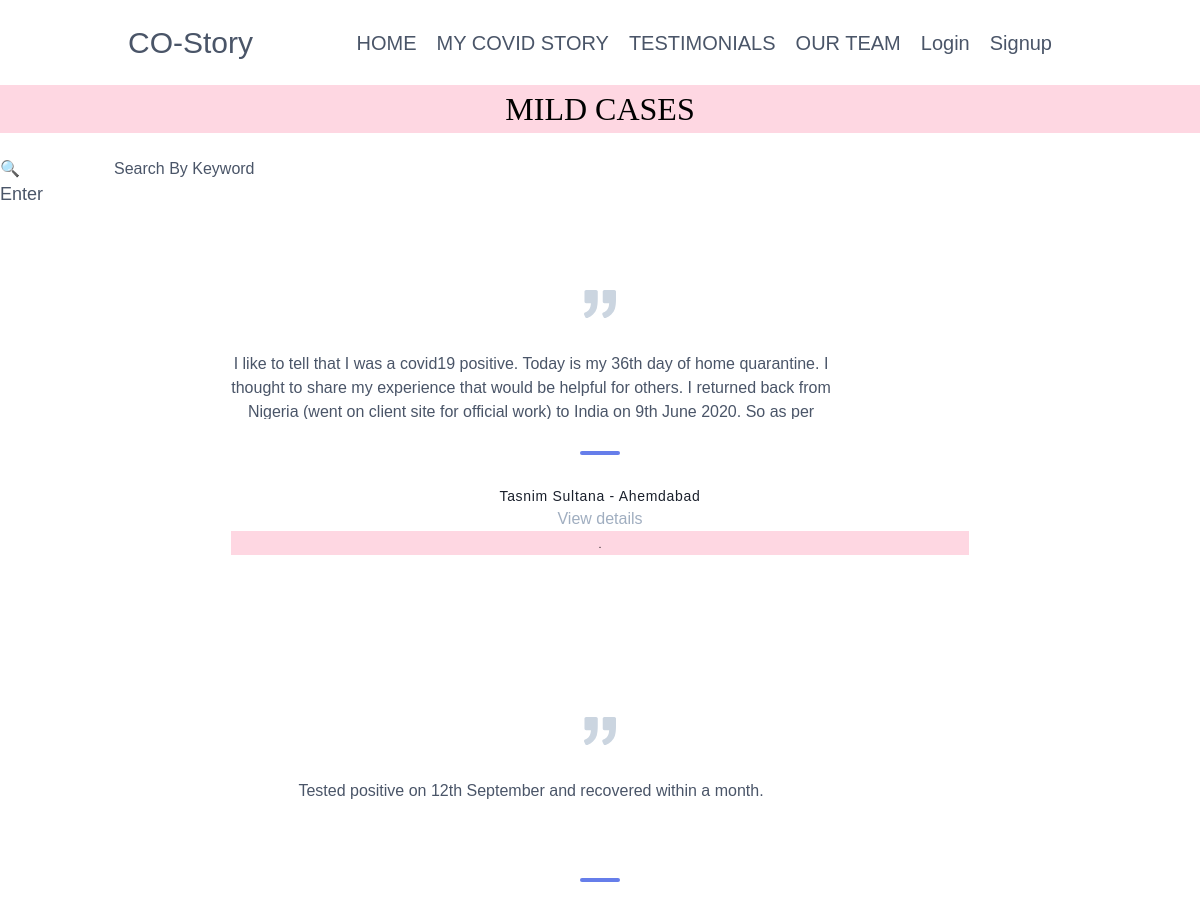
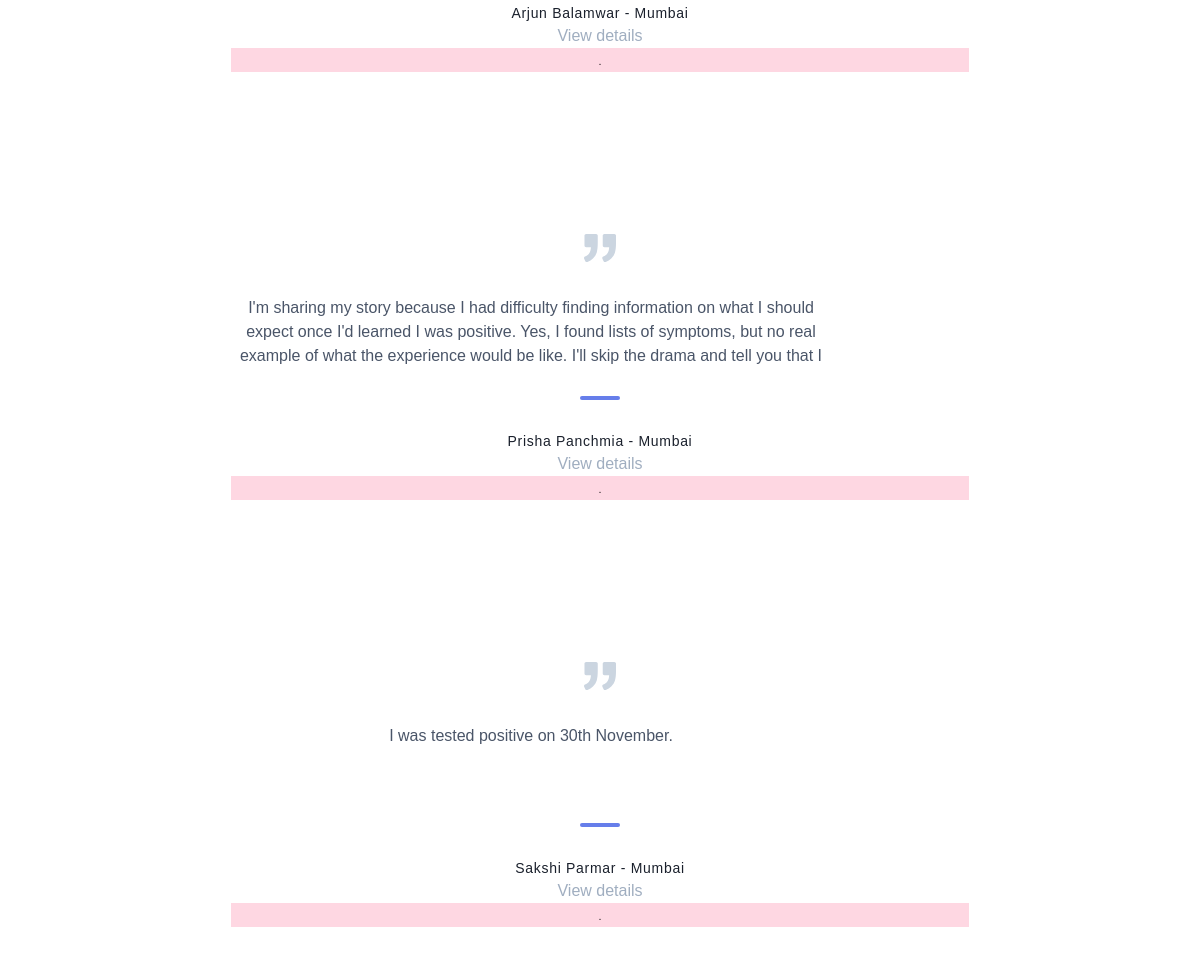
The page /Mild/ on the database its author committed (2 pictures, top to bottom).
### page/models.py (models this page shows, shortened)
class Article(models.Model):
	user = models.ForeignKey(settings.AUTH_USER_MODEL,
		on_delete=models.CASCADE,blank=True,null=True)
	name = models.CharField(max_length=25,default="",null=False,blank=False)
	email = models.EmailField(default="",null=False,blank=False)
	state =	models.CharField(max_length=20,default="",null=False,blank=False)
	city =	models.CharField(max_length=20,default="",null=False,blank=False)
	type_of_case =	models.CharField(max_length=20, default="")
	age_group =		models.CharField(max_length=20, default="")
	description =	models.TextField(default="",null=False,blank=False)
	def get_absolute_url(self):
		return reverse("page:page-detail",kwargs={"id":self.id})

### page/views.py (the view)
# urls.py: path("Mild/",ArticleListViewMild,name="page-Mild"),
def ArticleListViewMild(request):
	qs = Article.objects.filter(type_of_case__icontains='Mild')
	template_name='Mild.html'
	keyword_search = request.GET.get("search_keyword")
	if keyword_search != '' and keyword_search is not None:
		qs=qs.filter(name__icontains=keyword_search) | qs.filter(city__icontains=keyword_search )|qs.filter(state__icontains=keyword_search)|qs.filter(description__icontains=keyword_search)
	context = {
	"qs" : qs
	}
	return render(request,template_name,context )

### templates/Mild.html (shortened to what this page needs)
       {% extends 'index.html' %}
       {% block content %}
       <header>
    <section class="text-gray-700 body-font bg-pink-200">
        <h1><center><font face ="DIN Next Light" size = "6" color="black">MILD CASES</font></center></h1>
    </section>
</header>
<body>
<br>
<div class="self-end">
  <form method="GET" class="text-gray-700 body-font" class="form-inline my-2 my-lg-0">{% csrf_token %}
  <input type="search" name="search_keyword" label="Search By Keyword" font face ="DIN Next Light" size = "10" color="black" class="form-control mr-sm-2" type="search" placeholder="&#128269;">Search By Keyword</input>
 <br>
 <button style="width:160;height:24; background-color:"white" type="submit" type="button" class="btn btn-outline-danger" ><font size = "4">Enter</font></button>
</form>
</div>
  {%for i in qs%}
  <section class="text-gray-700 body-font">
  <div class="container px-5 py-20 mx-auto">
    <div class="xl:w-1/2 lg:w-3/4 w-full mx-auto text-center">
      <p  style="width: 600px;
  overflow: hidden;height: 4.2em;
  text-overflow: -o-ellipsis-lastline;">{{i.description}}</p>
      <span class="inline-block h-1 w-10 rounded bg-indigo-500 mt-8 mb-6"></span>
      <h2 class="text-gray-900 font-medium title-font tracking-wider text-sm">{{i.name}} - {{i.city}}</h2>
     <a href='{{i.get_absolute_url}}'><p class="text-gray-500">View details</p></a>
	 <section class="text-gray-700 body-font bg-pink-200">
        <h1><center><font face ="DIN Next Light" size = "1" color="black">.</font></center></h1>
    </section>
    </div>
  </div>
</section>
</body>
{% endfor %}
{% endblock %}

### static/css/style.css (style rules this page uses)
html, body, .view { height: 100%; }

### templates/index.html (style rules this page uses)
body { background: url("https://cfsw.org/wp-content/uploads/when-wear-mask-in-public-advice-cdc-e1586288268484.jpg" ); background-size: cover; background-repeat: repeat; background-attachment: scroll; font-family: Arial; color: white; }

### templates/Mild.html (style rules this page uses)
body { background: url("https://wallpaperaccess.com/full/1668903.jpg" ) no-repeat; background-size: cover; font-family: Arial; color: white; }

### rows shown on the page
Article: description "I like to tell that I was a covid19 positive. Today is my 36th day of home quarantine. I thought to share my experience that would be helpful for others. I returned back from Nigeria (went on client site for official work) to India on 9th June 2020. So as per…", name "Tasnim Sultana", city "Ahemdabad"
Article: description "Tested positive on 12th September and recovered within a month.", name "Arjun Balamwar", city "Mumbai"
Article: description "I'm sharing my story because I had difficulty finding information on what I should expect once I'd learned I was positive. Yes, I found lists of symptoms, but no real example of what the experience would be like. I'll skip the drama and tell you that I…", name "Prisha Panchmia", city "Mumbai"
Article: description "I was tested positive on 30th November.", name "Sakshi Parmar", city "Mumbai"
